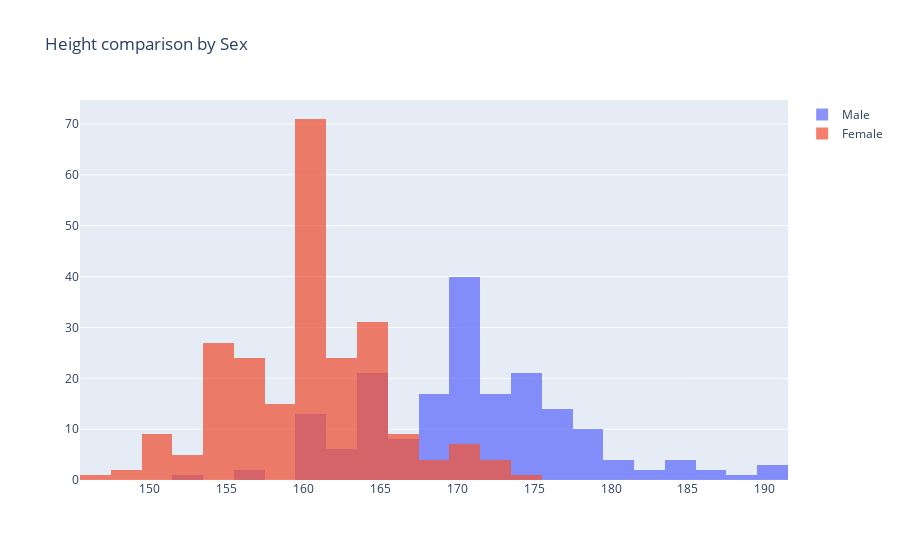

Notebook source saved alongside this figure:
### Code cell
# create teh data
data = [
    # men
    go.Histogram(
        x=df_heights[df_heights['Sex']==0]['Height'],
        opacity=0.75,
        name='Male'
    ),
    #women
    go.Histogram(
        x=df_heights[df_heights['Sex']==1]['Height'],
        opacity=0.75,
        name='Female'
    )
]

# create the layout
layout = go.Layout(barmode='overlay',
                   title='Height comparison by Sex')

# create the figure
fig = go.Figure(data=data, layout=layout)
fig.show()

### Figure 1 — Plotly figure (JSON) as saved in the notebook; plotly's stock layout.template omitted (floating-point values rounded to 4 significant figures; data arrays with more than 128 entries replaced by an {"elided": "..."} marker saying what was removed)
{"data": [{"name": "Male", "opacity": 0.75, "type": "histogram", "x": {"elided": "186 int values"}}, {"name": "Female", "opacity": 0.75, "type": "histogram", "x": {"elided": "234 int values"}}], "layout": {"barmode": "overlay", "title": {"text": "Height comparison by Sex"}}}
